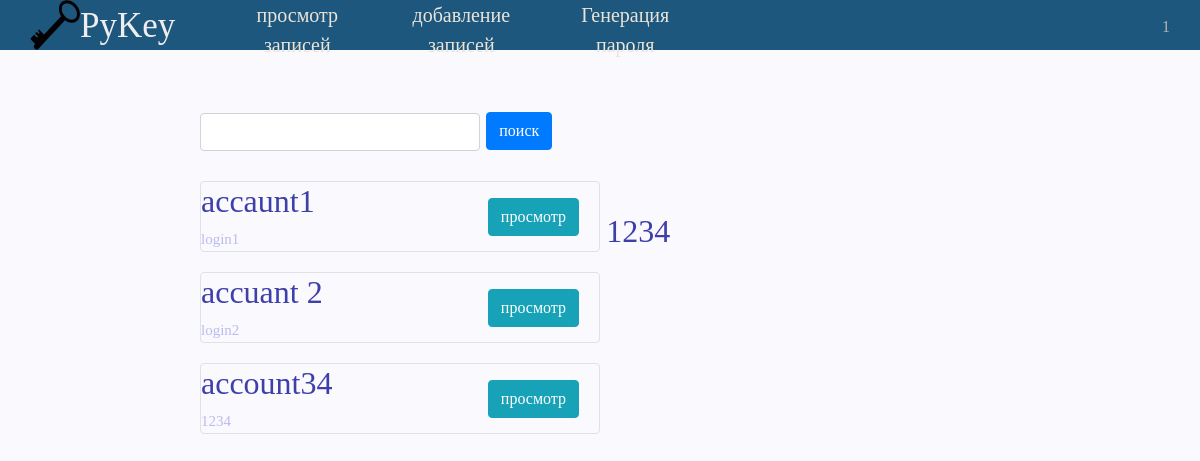
The page /View_list_withinfo/1 (signed in) on the database its author committed.
### data/user.py (models this page shows, shortened)
class User(SqlAlchemyBase, UserMixin):
    __tablename__ = 'users'
    id = sqlalchemy.Column(sqlalchemy.Integer,
                           primary_key=True, autoincrement=True)
    name = sqlalchemy.Column(sqlalchemy.String, nullable=True)
    email = sqlalchemy.Column(sqlalchemy.String,
                              index=True, unique=True, nullable=True)
    remember_me = sqlalchemy.Column(sqlalchemy.Boolean, default=False)
    password = sqlalchemy.Column(sqlalchemy.String, nullable=True)

### data/passwords.py (models this page shows, shortened)
class Passwords(SqlAlchemyBase):
    __tablename__ = 'password'
    id = sqlalchemy.Column(sqlalchemy.Integer,
                           primary_key=True, autoincrement=True)
    user_id = sqlalchemy.Column(sqlalchemy.Integer,
                                sqlalchemy.ForeignKey("users.id"))
    title = sqlalchemy.Column(sqlalchemy.String)
    login = sqlalchemy.Column(sqlalchemy.String)
    password = sqlalchemy.Column(sqlalchemy.String)
    site = sqlalchemy.Column(sqlalchemy.String)
    note = sqlalchemy.Column(sqlalchemy.String, nullable=True)

### main.py (the view)
@app.route('/View_list_withinfo/<int:id>', methods=['GET', 'POST'])
def View_list_withinfo(id):
    form = ViewInfo()
    db_sess = db_session.create_session()
    password = db_sess.query(Passwords).filter(Passwords.user_id == current_user.id)
    show_info = db_sess.query(Passwords).filter(Passwords.id == id).first()
    if form.validate_on_submit():
        pass
    return render_template('View_list.html', password=password, form=form, title='!!!!', show_info=show_info)

### forms.py
class ViewInfo(FlaskForm):
    search_field = StringField(validators=[DataRequired()])
    search = SubmitField('поиск')
    show_info_button = SubmitField('просмотр')

### data/db_session.py (called while the page is built)
def create_session() -> Session:
    global __factory
    return __factory()

### main.py (called while the page is built)
@login_manager.user_loader
def load_user(user_id):
    db_sess = db_session.create_session()
    return db_sess.query(User).get(user_id)

### templates/View_list.html (shortened to what this page needs)
{% extends "base.html" %}
{% block content %}
<form action="" method="post" novalidate>
		<div class="container_right">
			<div class="search_place"><div class="give_place_to_buttton">{{ form.search_field(class="form-control") }}</div>
			{{ form.search(type="submit", class="btn btn-primary") }}</div>
			{% for item in password%}
				<div class="box col-md6 border rounded">
					<h2>{{ item.title }}</h2>
					<span class="small_text">{{ item.login }}</span>
					<a href="{{ url_for('View_list_withinfo', id=item.id) }}" class="btn btn-info" id="show_info_button">просмотр</a>
				</div>
			{% endfor %}
		</div>
		{% if show_info %}
		<div class="show_container">
			<div class="information">
				<h2 class="title">{{ show_info.title }}</h2>
			</div>
		</div>
		{% endif %}
</form>
{% endblock %}

### templates/base.html (shortened to what this page needs)
<!DOCTYPE html>
<html lang="ru">
<head>
	<link rel="stylesheet" href="https://maxcdn.bootstrapcdn.com/bootstrap/4.0.0/css/bootstrap.min.css">
	<link rel="stylesheet" type="text/css" href="{{ url_for('static', filename='css/mainstyle.css') }}">
</head>
<body>
	<div class="header">
		<div class="logo">
			<a href="{{ url_for('index') }}"><img class="logotip" src="{{ url_for('static', filename='data/key.png') }}" alt="logo"></a>
			<span class="smallintrodaction">PyKey</span>
			<div class="menu">
				{% if current_user.is_authenticated %}
					<ul>
						<li><a href="{{ url_for('View_list') }}">просмотр записей</a></li>
						<li><a href="{{ url_for('Adding_info') }}">добавление записей</a></li>
						<li><a href="{{ url_for('create_pass') }}">Генерация пароля</a></li>
					</ul>
				{% else %}
					<ul>
						<li><a href="{{ url_for('create_pass') }}">Генерация пароля</a></li>
					</ul>
				{% endif %}
				<div class="profile">
					{% if current_user.is_authenticated %}
						<a href="{{ url_for('profile') }}" class="login">{{ current_user.name }}</a>
					{% else %}
						<a href="{{ url_for('login') }}" class="login">Авторизаяция</a>
						<a href="{{ url_for('regist') }}" class="regist">регистрация</a>
					{% endif %}
				</div>
			</div>
		</div>
	</div>
	<div class="container_box">
    		{% block content %}{% endblock %}
	</div>
</body>
</html>

### static/css/mainstyle.css (style rules this page uses)
body { font-family: fantasy; margin: 0; padding: 0; color: #3F3FAA; display: flex; flex-direction: column; background-color: #F9F9FE; }
.header { background-color: #1E577D; text-align: left; color:#EEE; }
.logo { max-height: 50px; margin: 0px 30px; display:flex; }
.logotip { width: 50px; height: 50px; }
.smallintrodaction { font-size: 35px; height: 50px; cursor: default; color: FFF; }
.profile { position: absolute; margin: 15px; 15px; right: 0px; top: 0px; }
.login { margin: 15px; 15px; text-decoration: none; color: #B4B4B4; }
.menu ul li { list-style: none; float: left; text-align: center; }
.menu ul li a { color:#EBE4D8; margin-left: 10px; margin-right: 10px; display: inline-block; text-decoration: none; width: 12vw; font-size: 20px; height: 50px; cursor: pointer; }
.container_box { display: block; font-size: 25px; margin: 60px; margin-left: 200px; margin-right: 200px; }
.container_right { width: 50%; display:inline-block; }
.show_container { width: auto; display:inline-block; transform: translateY(-23vh); }
.give_place_to_buttton { display: inline-block; width: 70%; }
.search_place { margin-bottom: 30px; }
.small_text { font-size: 15px; color: #BBBBF1; }
.box { font-size: 15px; margin-top: 20px; margin-bottom: 20px; }
#show_info_button { margin-top: -30px; margin-right:20px; float: right; }

### rows shown on the page
User: name "1"
Passwords: title "accaunt1", login "login1"
Passwords: title "accuant 2", login "login2"
Passwords: title "account34", login "1234"
Passwords: title "1234"
